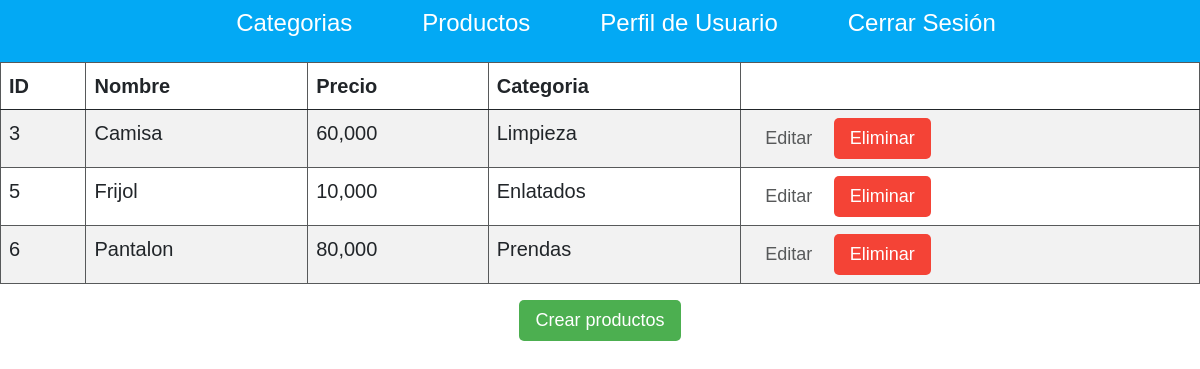
Before: /productos (signed in) with the older database file.
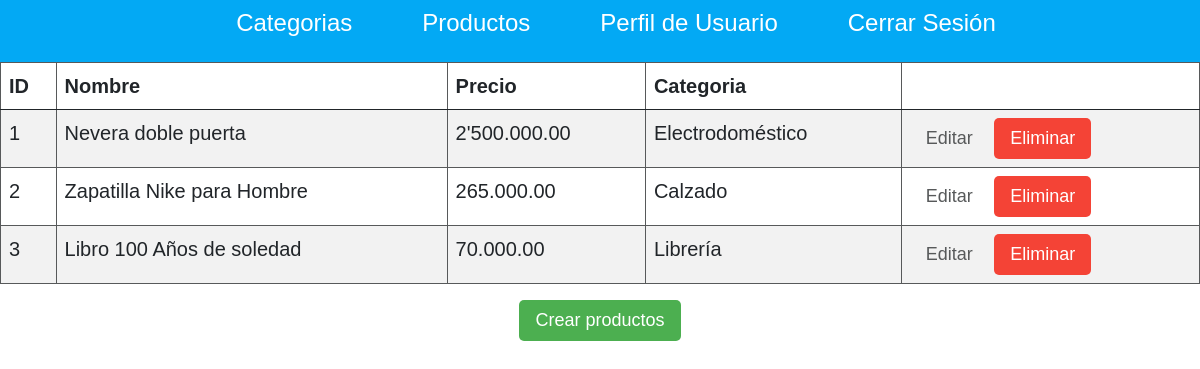
After: the same page with the newer database file.
### tables this page shows
CREATE TABLE "productos" (
	"id_producto"	INTEGER NOT NULL UNIQUE,
	"id_usuario"	INTEGER NOT NULL,
	"nombre_categoria"	TEXT NOT NULL,
	"nombre_producto"	TEXT NOT NULL UNIQUE,
	"precio"	REAL NOT NULL,
	PRIMARY KEY("id_producto" AUTOINCREMENT)
);

### app.py (the view)
@app.route('/productos')
def productos():
    if not 'usuario' in session:
        return redirect(url_for('inicio'))
    productos = db.execute("""SELECT * FROM productos WHERE id_usuario = ?""",(session['usuario'][0],)).fetchall()
    return render_template('productos.html', productos = productos )

### templates/productos.html (shortened to what this page needs)
<!doctype html>
<html lang="es">
  <head>
    <link href="https://cdn.jsdelivr.net/npm/bootstrap@5.0.0-beta1/dist/css/bootstrap.min.css" rel="stylesheet">
  </head>
  <body>
  </body>
</html>
{% extends 'layouts/base.html'%}
{% block content %}
    <center>
        <table class="table table-striped">
            <thead>
                <tr>
                    <th>ID</th>
                    <th>Nombre</th>
                    <th>Precio</th>
                    <th>Categoria</th>
                    <th></th>
                </tr>
            </thead>
            <tbody>
                {% for producto in productos %}
                <tr>
                    <td>{{producto[0]}}</td>
                    <td>{{producto[3]}}</td>
                    <td>{{producto[4]}}</td>
                    <td>{{producto[2]}}</td>
                    <td>
                        <a class="btn btn-success2" href="{{url_for('editar_producto', id=producto[0])}}">Editar</a>
                        <a class="btn btn-danger" href="{{url_for('eliminar_producto', id=producto[0])}}">Eliminar</a>
                    </td>
                </tr>
                {% endfor %}
            </tbody>
        </table>
        <a class="btn btn-success" href="{{url_for('crear_producto')}}">Crear productos</a>
    </center>
{% endblock %}

### templates/layouts/base.html (shortened to what this page needs)
<!DOCTYPE html>
<html lang="es">
<head>
    <link rel="stylesheet" href="{{url_for('static', filename='main.css')}}">
</head>
<body>
    <nav class="nav-bar">
        <ul>
            <li>
                <a href="{{ url_for ('categorias') }}">Categorias</a>
            </li>
            <li>
                <a href="{{ url_for ('productos') }}">Productos</a>
            </li>
            <li>
                <a href="{{ url_for ('usuario') }}">Perfil de Usuario</a>
            </li>
            <li>
                <a href="{{ url_for ('cerrar_sesion') }}">Cerrar Sesión</a>
            </li>
        </ul>
    </nav>
    {% block content %}
    {% endblock %}
</body>
</html>

### static/main.css (style rules this page uses)
html, body { padding: 0; margin: 0; color: #57595a; font-family: "Gill Sans", "Gill Sans MT", Calibri, "Trebuchet MS", sans-serif; }
.nav-bar { background-color: #03a9f4; display: flex; }
.nav-bar ul { display: flex; list-style-type: none; justify-content: center; width: 100%; }
.nav-bar ul li { padding: 5px 20px; }
.nav-bar ul li a { color: white; text-decoration: none; font-size: 24px; padding: 5px 15px; }
.table { width: 100%; border-collapse: collapse; font-size: 20px; }
.table, .table th, .table td { border: 1px solid #57595a; }
.table tr td { padding: 8px; }
.btn { padding: 7px 16px; font-size: 18px; border: none; outline: none; cursor: pointer; border-radius: 5px; text-decoration: none; font-weight: 500; color: #57595a; }
.btn-success { background-color: #4caf50; color: white; }
.btn-danger { background-color: #F44336; color: white; }

Changed rows visible on the page:
no longer on this page (row edited): productos: id_producto "5", nombre_producto "Frijol", precio "10,000", nombre_categoria "Enlatados"
removed productos: id_producto "6", nombre_producto "Pantalon", precio "80,000", nombre_categoria "Prendas"
added productos: id_producto "1", nombre_producto "Nevera doble puerta", precio "2'500.000.00", nombre_categoria "Electrodoméstico"
added productos: id_producto "2", nombre_producto "Zapatilla Nike para Hombre", precio "265.000.00", nombre_categoria "Calzado"
changed productos id 3: nombre_producto "Camisa" → "Libro 100 Años de soledad"; precio "60,000" → "70.000.00"; nombre_categoria "Limpieza" → "Librería"
